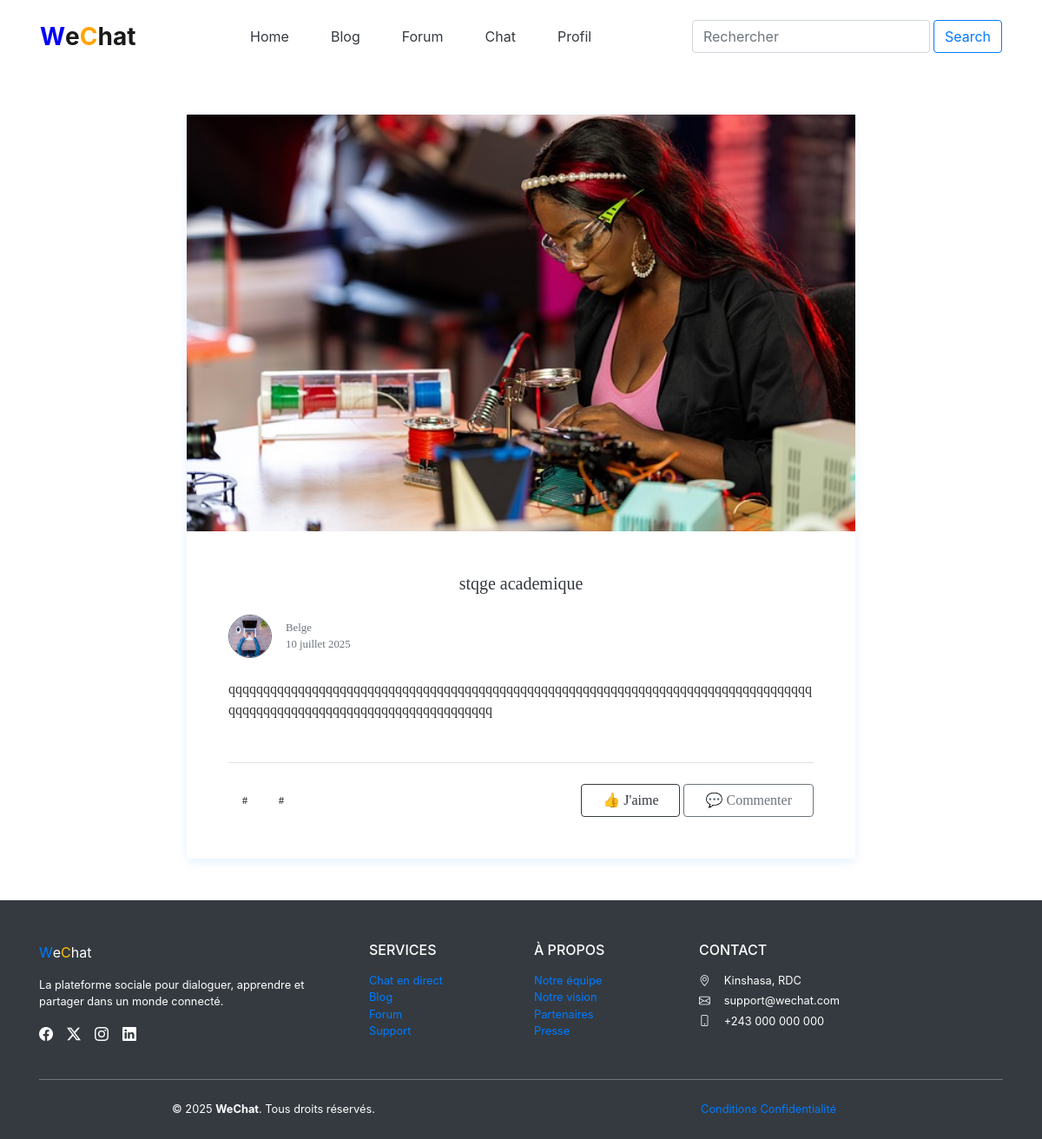
/blog/detail/stqge academique (signed in), run on the app's committed database.
### blog/models.py (models this page shows, shortened)
class Publication(models.Model):
    titre = models.CharField(max_length=100)
    contenu = models.TextField(max_length=5000)
    date = models.DateTimeField(auto_now_add=True)
    image = models.ImageField(upload_to='blog/', default='blog/podcast.jpg')  # Par exemple : un fichier image par défaut
    auteur = models.ForeignKey(Utilisateur, on_delete=models.CASCADE, related_name='publications')

### users/models.py (models this page shows, shortened)
class Utilisateur(models.Model):
    prenom = models.CharField(max_length=20)
    nom = models.CharField(max_length=20)
    date_naissance = models.DateField()
    mail = models.EmailField(max_length=50, unique=True)  # Champ email avec validation + unicité
    password = models.CharField(max_length=128)  # Prévois de hasher le mot de passe avec make_password
    phone = models.CharField(max_length=15)  # max_length élargi pour gestion internationale
    domaine = models.CharField(max_length=40)
    profile = models.ImageField(upload_to='profiles/', default='profiles/profile.png')
    adresse = models.CharField(max_length=100)
    ville = models.CharField(max_length=50)
    pays = models.CharField(max_length=50)
    sexe = models.CharField(max_length=1)
    ami = models.ManyToManyField("self", blank=True)

### blog/views.py (the view)
# urls.py: path('detail/<str:slug>',detail,name='detail')
def detail(request,slug):
    article = Publication.objects.filter(titre = slug).first()
    user = Utilisateur.objects.get(id = request.session['logged_user_id'])
    return render(request,'blog/detail.html',{'article':article,'user':user})

### templates/blog/detail.html (shortened to what this page needs)
{% extends 'base.html' %}
{% block contenu %}
{% include 'header.html' %}
<div class="container my-5" style="max-width: 800px; font-family: 'Georgia', serif;">
    <div class="card border-0 shadow-lg rounded-4 overflow-hidden bg-white">
      <div class="text-center bg-light">
        <img src="/static/images/photo.jpg" alt="Image de l'article"
          class="img-fluid rounded-0 w-100" style="max-height: 480px; object-fit: cover; transition: transform 0.5s ease;"
          onmouseover="this.style.transform='scale(1.02)'" onmouseout="this.style.transform='scale(1)'">
      </div>
      <div class="card-body p-5">
        <h1 class="fw-bold display-5 text-center mb-4 text-dark">
          {{ article.titre }}
        </h1>
        <div class="d-flex align-items-center justify-content-left gap-3 mb-4 text-muted small">
          <img src="/static/images/background.jpg" alt="Avatar"
            class="rounded-circle border border-secondary" width="50" height="50">
          <div>
            <div class="fw-semibold ml-3">{{ article.auteur.prenom }}</div>
            <div  class="ml-3">{{ article.date|date:"d F Y" }}</div>
          </div>
        </div>
        <article class="fs-5 lh-lg text-justify" style="color: #333;">
          {{ article.contenu }}
        </article>
        <div class="mt-5 pt-4 border-top d-flex flex-wrap justify-content-between align-items-center gap-2">
          <div>
            <span class="badge bg-body-secondary text-dark px-3 py-2 me-1">#{{ article.categorie }}</span>
            <span class="badge bg-body-secondary text-dark px-3 py-2">#{{ article.tag1 }}</span>
          </div>
          <div>
            <button class="btn btn-outline-dark rounded-pill px-4 me-2">👍 J'aime</button>
            <button class="btn btn-outline-secondary rounded-pill px-4">💬 Commenter</button>
          </div>
        </div>
      </div>
    </div>
  </div>
{% include 'footer.html' %}
{% endblock %}

### static/css/style.css (style rules this page uses)
h1 { font-size: larger; color: black; font-size: 20px; }
.card { border: none; box-shadow: 0 4px 12px rgba(0, 123, 255, 0.1); transition: transform 0.3s ease, box-shadow 0.3s ease; }

### data on the page
Publication: titre "stqge academique", auteur.prenom "Belge", date "10 juillet 2025", contenu "qqqqqqqqqqqqqqqqqqqqqqqqqqqqqqqqqqqqqqqqqqqqqqqqqqqqqqqqqqqqqqqqqqqqqqqqqqqqqqqqqqqqqqqqqqqqqqqqqqqqqqqqqqqqqqqqqqqqqqqqqq"
